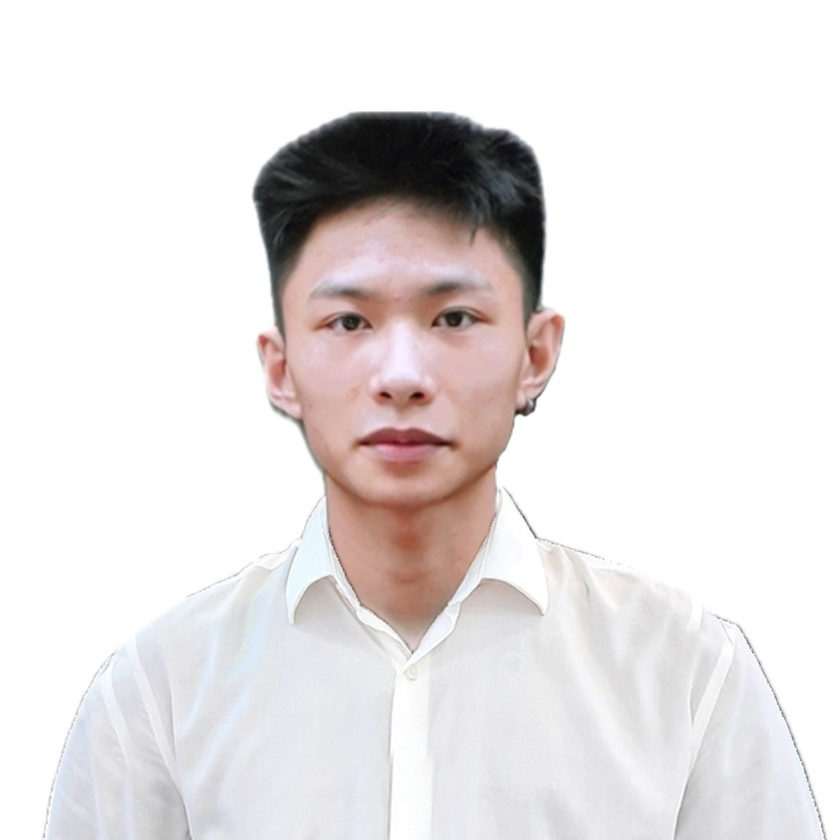
#> input picture data/faces/employee01/1.jpg, 840 x 840 px, shrunk from 2729 x 2729 before the run; its folder holds only this picture in this run
$ python face_recognition_lbph.py
#> lines starting #> are read from the running program, lines starting #| are printed output that depends on the picture
import cv2
import os
import numpy as np

dataset_path = "data/faces"
recognizer = cv2.face.LBPHFaceRecognizer_create()

faces = []
labels = []
label_map = {}
current_label = 0

for person in os.listdir(dataset_path):
    person_path = os.path.join(dataset_path, person)
    if not os.path.isdir(person_path):
        continue

    label_map[current_label] = person

    for img_name in os.listdir(person_path):
        img_path = os.path.join(person_path, img_name)
        img = cv2.imread(img_path, cv2.IMREAD_GRAYSCALE)
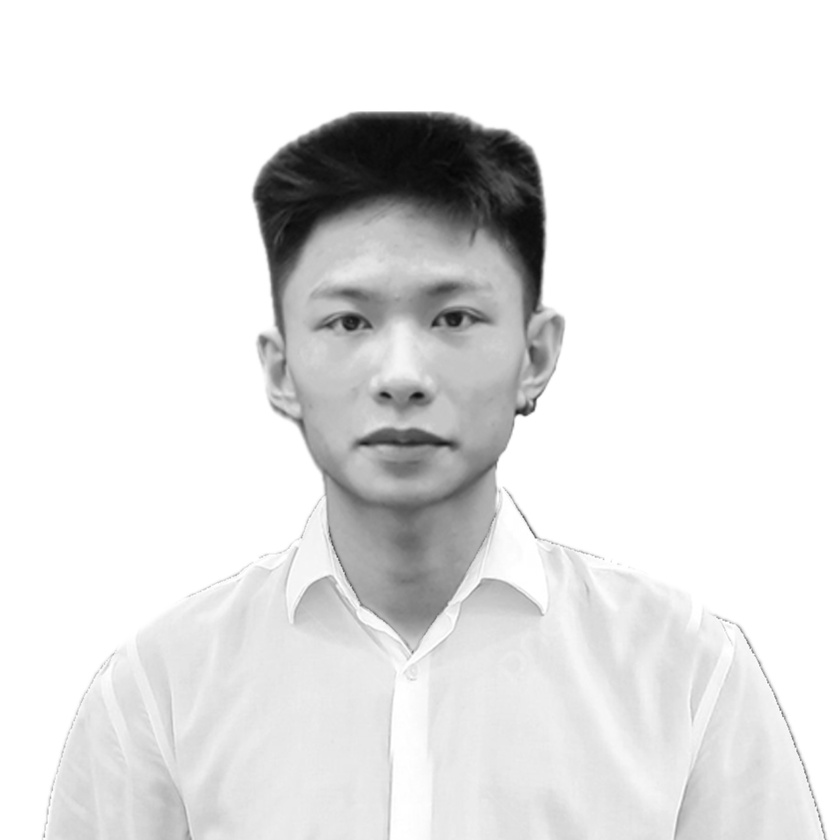
#> img: shape (840, 840); min 6, max 255, mean 228.6
        faces.append(img)
        labels.append(current_label)

    current_label += 1
#> pass 2 of the loop `for person in os.listdir(dataset_path):`:
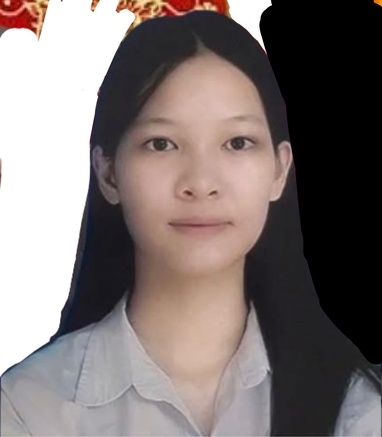
#> input picture data/faces/employee02/1.jpg, 382 x 437 px, shrunk from 1242 x 1420 before the run
#> `img = cv2.imread(img_path, cv2.IMREAD_GRAYSCALE)`:
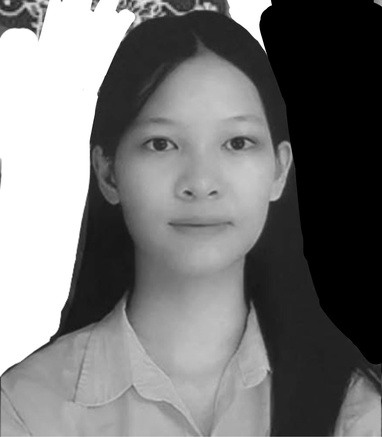
#> img: shape (437, 382); min 0, max 255, mean 118.8

recognizer.train(faces, np.array(labels))

face_cascade = cv2.CascadeClassifier(
    cv2.data.haarcascades + "haarcascade_frontalface_default.xml"
)

def recognize_face(frame):
    gray = cv2.cvtColor(frame, cv2.COLOR_BGR2GRAY)
    detected = face_cascade.detectMultiScale(gray, 1.3, 5)

    for (x, y, w, h) in detected:
        face_img = gray[y:y+h, x:x+w]
        label, confidence = recognizer.predict(face_img)

        if confidence < 80:
            return label_map[label]

    return "Unknown"
